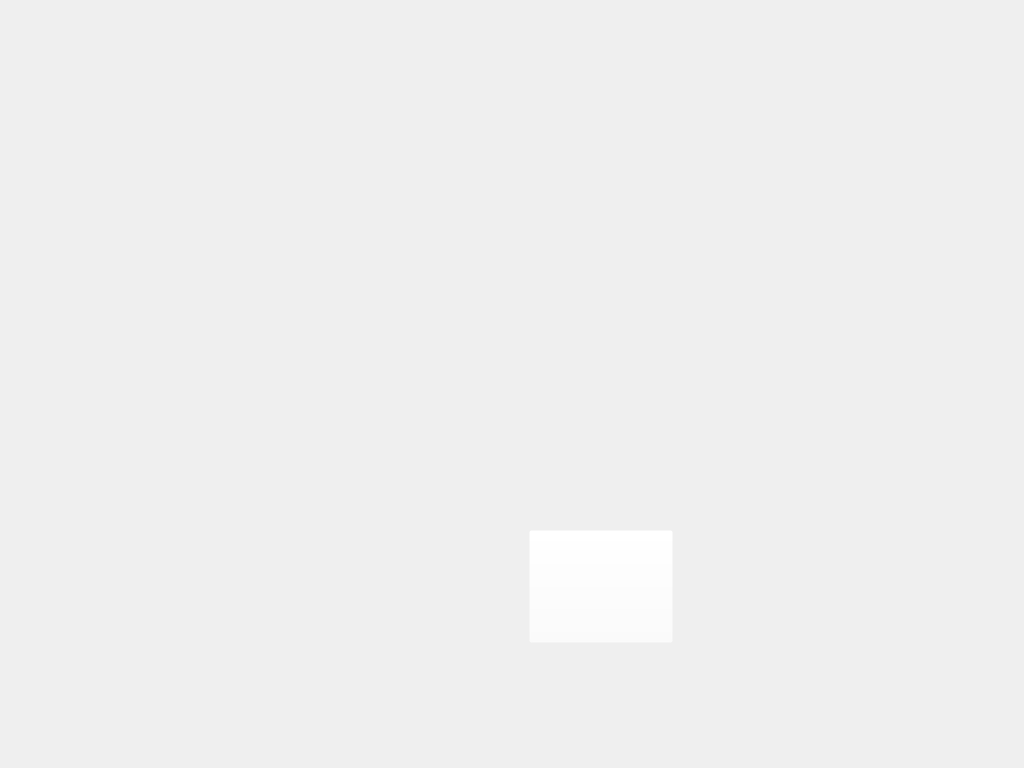
<?xml version="1.0" encoding="UTF-8"?>
<ui version="4.0">
 <class>PageFive</class>
 <widget class="QWidget" name="PageFive">
  <property name="geometry">
   <rect>
    <x>0</x>
    <y>0</y>
    <width>1024</width>
    <height>768</height>
   </rect>
  </property>
  <property name="windowTitle">
   <string>Form</string>
  </property>
  <widget class="QLabel" name="background">
   <property name="geometry">
    <rect>
     <x>0</x>
     <y>0</y>
     <width>1024</width>
     <height>768</height>
    </rect>
   </property>
   <property name="styleSheet">
    <string notr="true">background-image: url(:/images/bg_page_5.png);
</string>
   </property>
   <property name="text">
    <string/>
   </property>
  </widget>
  <widget class="QLabel" name="emergencyTransmitter">
   <property name="geometry">
    <rect>
     <x>316</x>
     <y>317</y>
     <width>422</width>
     <height>364</height>
    </rect>
   </property>
   <property name="styleSheet">
    <string notr="true">background-image: url(:/images/emergency_transmitter.png);</string>
   </property>
   <property name="text">
    <string/>
   </property>
  </widget>
  <widget class="ClickableLabel" name="smallEmergencyTransmitter">
   <property name="geometry">
    <rect>
     <x>522</x>
     <y>536</y>
     <width>100</width>
     <height>93</height>
    </rect>
   </property>
   <property name="styleSheet">
    <string notr="true">background-image: url(:/images/small_emergency_transmitter.png);</string>
   </property>
   <property name="text">
    <string/>
   </property>
  </widget>
  <widget class="QPushButton" name="sosButton">
   <property name="geometry">
    <rect>
     <x>529</x>
     <y>530</y>
     <width>144</width>
     <height>113</height>
    </rect>
   </property>
   <property name="styleSheet">
    <string notr="true">background-image: url(:/images/bg_sos_button);
background-color: rgba(255, 255, 255, 0);</string>
   </property>
   <property name="text">
    <string/>
   </property>
  </widget>
  <zorder>background</zorder>
  <zorder>smallEmergencyTransmitter</zorder>
  <zorder>emergencyTransmitter</zorder>
  <zorder>sosButton</zorder>
 </widget>
 <customwidgets>
  <customwidget>
   <class>ClickableLabel</class>
   <extends>QLabel</extends>
   <header location="global">Model/clickablelabel.h</header>
  </customwidget>
 </customwidgets>
 <resources/>
 <connections/>
</ui>
